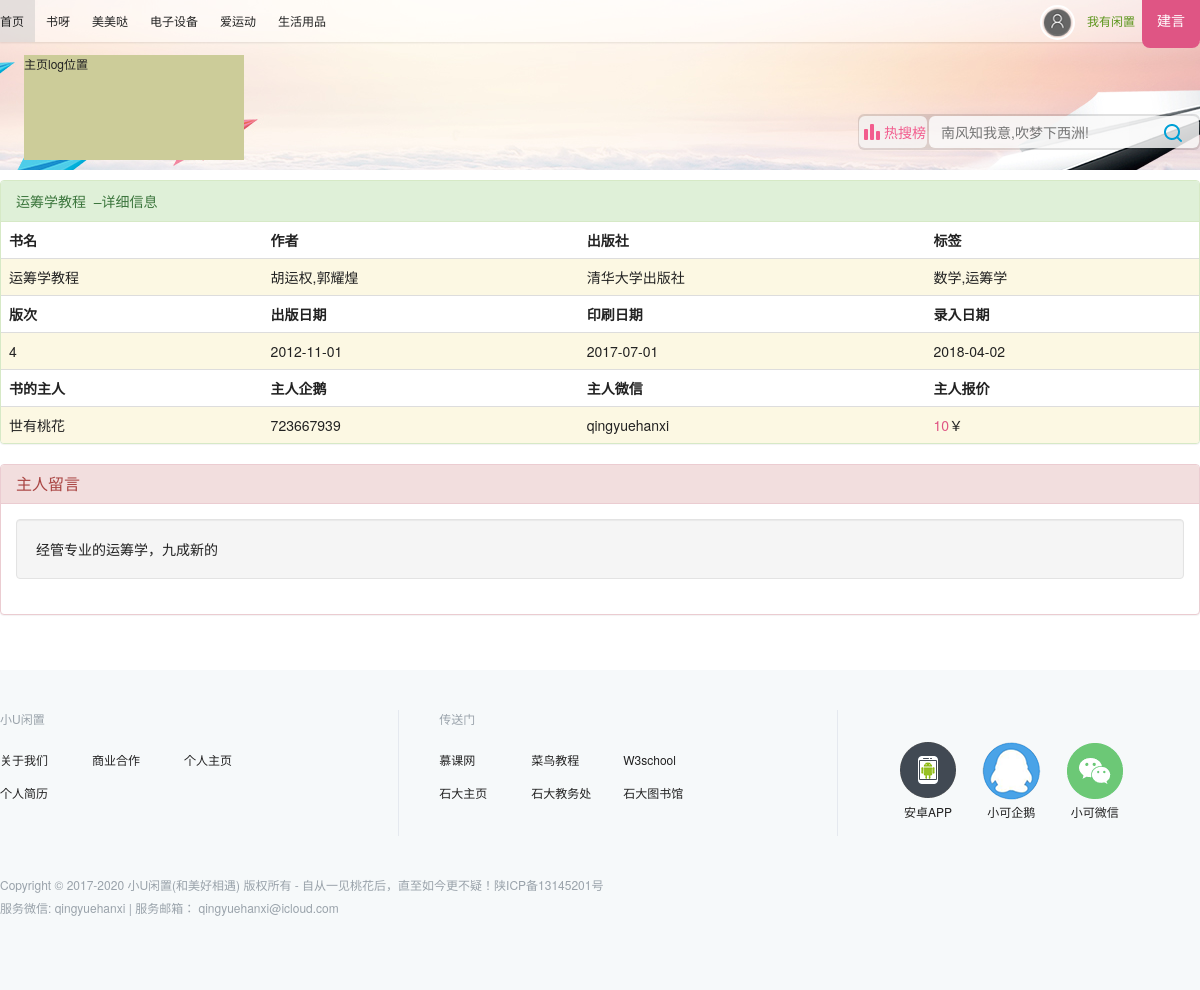
The page /module_books/book-detail.php?id_book=3 on the database its author committed.
### tables this page shows
CREATE TABLE `books` (
  `id` int(11) NOT NULL AUTO_INCREMENT COMMENT '编号 主键',
  `title` varchar(30) NOT NULL COMMENT '书名',
  `author` varchar(30) NOT NULL COMMENT '作者 多名作者 以英文逗号分隔',
  `press` varchar(25) NOT NULL COMMENT '出版社',
  `edition` int(11) NOT NULL DEFAULT '1' COMMENT '版次 未填写则是第一版',
  `label` varchar(25) DEFAULT NULL COMMENT '标签，书的类型，可以多个，以英文逗号分隔',
  `publishdate` date NOT NULL COMMENT '出版日期',
  `printdate` date NOT NULL COMMENT '印刷日期',
  `enteringdate` date NOT NULL COMMENT '录入数据库日期',
  `username` varchar(20) NOT NULL COMMENT '书的主人',
  `price` tinyint(4) NOT NULL COMMENT '书的主人出示的价格 <=300',
  `comment` text COMMENT '主人对书的简介',
  PRIMARY KEY (`id`)
);

CREATE TABLE `user_detail` (
  `username` varchar(20) NOT NULL COMMENT '用户名',
  `sex` tinyint(4) DEFAULT '1' COMMENT '性别，1-女，2-男，其他-保密',
  `nickname` varchar(20) DEFAULT NULL COMMENT '用户昵称',
  `enrolldate` date DEFAULT NULL COMMENT '注册日期',
  `latestlogindate` date DEFAULT NULL COMMENT '最后登录日期',
  PRIMARY KEY (`username`)
);

CREATE TABLE `user_contact_way` (
  `username` varchar(20) NOT NULL,
  `phone` bigint(11) DEFAULT NULL,
  `qq` bigint(11) DEFAULT NULL,
  `wechat` varchar(20) DEFAULT NULL,
  `mail` varchar(50) DEFAULT NULL,
  PRIMARY KEY (`username`)
);

### php/pdo_connect.php (called while the page is built, shortened)
<?php
function getPdo(){
	$host = "127.0.0.1";
	$db_name = "syth";
	$user = "shiyoutaohua";
	$password = "12345687";
	$dsn = "mysql:host=$host;dbname=$db_name";
	try{
		$pdo = new PDO($dsn, $user, $password);
	}catch(Exception $e){
		$e->getMessage();
	}
	$pdo ->query("set names utf8");
	return $pdo;
}
?>

### php/get_all_book_info_by_id.php (called while the page is built, shortened)
<?php
require_once("pdo_connect.php");
class SingleBookInfo{
	private $id_book,$resultArray, $sql;
	public function __construct($id_book){
		@$this->pdo = getPdo();
		$this->sql = "SELECT * FROM books WHERE id=$id_book";
		try{
			$result = $this->pdo->query($this->sql);
			$this->resultArray = $result->fetch(PDO::FETCH_ASSOC);
		}
		catch(Exception $e){
			$e->getMessage();
		}
	}
	function getTitle(){
		return $this->resultArray["title"];
	}
	function getAuthor(){
		return $this->resultArray["author"];
	}
	function getPress(){
		return $this->resultArray["press"];
	}
	function getEdition(){
		return $this->resultArray["edition"];
	}
	function getLabel(){
		return $this->resultArray["label"];
	}
	function getPublishDate(){
		return $this->resultArray["publishdate"];
	}
	function getPrintDate(){
		return $this->resultArray["printdate"];
	}
	function getEnteringDate(){
		return $this->resultArray["enteringdate"];
	}
	function getUsername(){
		return $this->resultArray["username"];
	}
	function getPrice(){
		return $this->resultArray["price"];
	}
	function getComment(){
		if(is_null($this->resultArray["comment"]) || ("" === ($this->resultArray["comment"])))
		{
			return "主人对这本书无言以对~";
		}
		else
		{
			return $this->resultArray["comment"];
		}
	}
}
?>

### php/get_all_user_info_by_username.php (called while the page is built, shortened)
<?php
require_once("pdo_connect.php");
class SingleUserInfo{
	public $username, $resultArray_core, $resultArray_contact_way, $resultArray_detail, $sql_core, $sql_contact_way, $sql_detail;
	public function __construct($username){
		$this->pdo = getPdo();
		$this->sql_core = "SELECT * FROM user_core WHERE username='".$username."'";
		$this->sql_contact_way = "SELECT * FROM user_contact_way WHERE username='".$username."'";
		$this->sql_detail = "SELECT * FROM user_detail WHERE username='".$username."'";
		try{
			$result_core = $this->pdo->query($this->sql_core);
			$result_contact = $this->pdo->query($this->sql_contact_way);
			$this->resultArray_contact_way = $result_contact->fetch(PDO::FETCH_ASSOC);
			$result_detail = $this->pdo->query($this->sql_detail);
			$this->resultArray_detail = $result_detail->fetch(PDO::FETCH_ASSOC);
		}catch(Exception $e){
			$e->getMessage();
		}
	}
	function getNickName(){
		return $this->resultArray_detail["nickname"];
	}
	function getQQ(){
		return $this->resultArray_contact_way["qq"];
	}
	function getWeChat(){
		return $this->resultArray_contact_way["wechat"];
	}
}
?>

### module_books/book-detail.php (the view, shortened to what this page needs)
<!doctype html>
<html>
<head>
<link href="../css/header.css" rel="stylesheet" type="text/css">
<link href="../css/book-detail.css" rel="stylesheet" type="text/css">
<link href="../css/footer.css" rel="stylesheet" type="text/css">
<link rel="stylesheet" href="http://cdn.bootcss.com/bootstrap/3.3.7/css/bootstrap.min.css">
<?php
	include_once("../php/get_all_book_info_by_id.php");
	include_once("../php/get_all_user_info_by_username.php");
?>
</head>
<body>
	<header>
    	<div class="minitop">
        	<div class="box1">
            	<ul>
                	<a href="../index.php"><li class="li_1" title="首页-U你真好">首页</li></a>
                    <a href="../404.html" target="new" title="二手书"><li>书呀</li></a>
                    <a href="../404.html" target="new" title="护肤品&衣服"><li>美美哒</li></a>
                    <a href="../404.html" target="new" title="电子设备"><li>电子设备</li></a>
                    <a href="../404.html" target="new" title="运动健身器材"><li>爱运动</li></a>
                    <a href="../404.html" target="new" title="生活用品"><li>生活用品</li></a>
                </ul>
                <div class="login-feedback">
					<a><div class="suggest" title="我们乐意倾听你!">建言</div></a>
					<a><div class="upload">我有闲置</div></a>
					<a href="../login.php" target="_top" title="登录">
						<div id="login-ico" class="login">
							<img width="35" height="35" src="../images/user-ico/unlogin.png">
						</div>
					</a>
                </div>
            </div>
        </div>
        <div class="topbox">
        	<div class="log_search">
        		<a href="" class="log">主页log位置</a>
            	<div class="search_newest">
            		<a href="404.html" target="new" class="newest" title="大家都在找什么?">
                		<span>热搜榜</span>
                	</a>
                	<div class="search">
                    	<form id="form1" method="get" action="../search.php">
                            <input id="word-search" name="keyword" type="search" placeholder="南风知我意,吹梦下西洲!">
                            <button name="search" type="submit" title="查找"></button>
                        </form>
                	</div>
            	</div>
            </div>
        </div>
    </header>
	<div class="mainbox">
		<?php
			if(isset($_REQUEST["id_book"]) && $_REQUEST["id_book"] != null){
				$id_book = $_REQUEST["id_book"];
			}
			else{
				$id_book = 0;
			}
			$singleBookInfo = new SingleBookInfo($id_book);
			$singleUserInfo = new SingleUserInfo($singleBookInfo->getUsername());
		?>
		<div class="panel panel-success">
			<div class="panel-heading"><?php echo $singleBookInfo->getTitle();?>&nbsp;&nbsp;&ndash;详细信息</div>
			<table class="table">
				<th>书名</th><th>作者</th><th>出版社</th><th>标签</th>
				<tr class="warning">
					<td><?php echo $singleBookInfo->getTitle();?></td>
					<td><?php echo $singleBookInfo->getAuthor();?></td>
					<td><?php echo $singleBookInfo->getPress();?></td>
					<td><?php echo $singleBookInfo->getLabel();?></td>
				</tr>
				<th>版次</th><th>出版日期</th><th>印刷日期</th><th>录入日期</th>
				<tr class="warning">
					<td><?php echo $singleBookInfo->getEdition();?></td>
					<td><?php echo $singleBookInfo->getPublishDate();?></td>
					<td><?php echo $singleBookInfo->getPrintDate();?></td>
					<td><?php echo $singleBookInfo->getEnteringDate();?></td>
				</tr>
				<th>书的主人</th><th>主人企鹅</th><th>主人微信</th><th>主人报价</th>
				<tr class="warning">
					<td><?php echo $singleUserInfo->getNickName();?></td>
					<td><?php echo $singleUserInfo->getQQ();?></td>
					<td><?php echo $singleUserInfo->getWeChat();?></td>
					<td><?php echo "<span style='color:#df5584'>",$singleBookInfo->getPrice(),"</span>￥";?></td>
				</tr>
			</table>
		</div>
		<div class="panel panel-danger">
			<div class="panel-heading">
				<h3 class="panel-title">主人留言</h3>
			</div>
			<div class="panel-body">
				<div class="well"><?php echo $singleBookInfo->getComment();?></div>
			</div>
		</div>
	</div>
    <footer>
    	<div class="wrapgate-about">
        	<table>
            	<tr>
                	<td>
						<span>小U闲置</span>
						<p><a>关于我们</a></p>
						<p><a>商业合作</a></p>
						<p><a>个人主页</a></p>
						<p><a>个人简历</a></p>
					</td>
                    <td>
						<span>传送门</span>
						<p><a href="https://www.imooc.com" title="慕课网" target="new">慕课网</a></p>
						<p><a href="http://www.runoob.com" title="菜鸟教程" target="new">菜鸟教程</a></p>
						<p><a href="http://www.w3school.com.cn" title="W3school" target="new">W3school</a></p>
						<p><a href="http://www.xapi.edu.cn" title="西安石油大学主页" target="new">石大主页</a></p>
						<p><a href="http://jwch.xsyu.edu.cn/index.html" title="西安石油大学教务处" target="new">石大教务处</a></p>
						<p><a href="http://lib.xsyu.edu.cn" title="西安石油大学图书馆" target="new">石大图书馆</a></p>
					</td>
                    <td>
                    	<div class="app-download">
                        	<i></i>
                            安卓APP
                        </div>
                        <div class="qq">
                        	<i></i>
                            小可企鹅
                        </div>
                        <div class="wechat">
                        	<i></i>
                            小可微信
                        </div>
                    </td>
                </tr>
            </table>
        </div>
        <div class="copyright">
        	<p>Copyright © 2017-2020 小U闲置(和美好相遇) 版权所有 - 自从一见桃花后，直至如今更不疑！陕ICP备13145201号</p>
			<p>服务微信: qingyuehanxi | 服务邮箱： qingyuehanxi@icloud.com</p>
        </div>
	</footer>
</body>
</html>

### css/header.css (style rules this page uses)
*,button,p,table,tr,td,ul,li,aside,img,h1,h2,h3,h4,h5,h6 { margin:0; padding:0; color:rgba(34,34,34,1); }
a { color:rgba(34,34,34,1); text-decoration:none; cursor:pointer; }
html,body { font-size:12px; width:100%; height:100%; margin:0; padding:0; }
ul { list-style-type:none; }
header { width:100%; height:229px; }
header .minitop { height:42px; background-color:rgba(255,255,255,0.4); box-shadow:rgba(0, 0, 0, 0.1) 0px 1px 2px 0px; line-height:15px; font-weight:400; position:absolute; top:0; left:0; right:0; margin:0 auto; z-index:1; }
header .minitop .box1 { width:1200px; height:42px; position:absolute; top:0; left:0; right:0; bottom:0; margin:0 auto; }
header .minitop ul li { padding:0 11px; float:left; line-height:42px; }
header .minitop ul .li_1 { padding-left:0; }
header .minitop .login-feedback { width:200px; height:42px; position:absolute; top:0; right:0; }
header .minitop .login-feedback .suggest { width: 58px; height: 48px; float: right; border-radius: 0 0 8px 8px; background-color: #df5584; font-size: 14px; font-weight: 400; color: #FFF; text-align: center; line-height: 40px; }
header .minitop .login-feedback .login { display: block; width: 35px; height: 35px; float: right; margin-right: 10px; margin-top: 5px; }
header .minitop .login-feedback .login img { border-radius: 35px; border: 2px solid #fff; box-sizing: border-box; }
header .minitop .login-feedback .upload { width: 52px; height: 42px; line-height: 42px; margin-right: 5px; color: #5b951b; text-align: center; float: right; }
header .topbox { width: 100%; height:170px; position:absolute; top:0; left:0; right:0; margin:0 auto; background-color: #eee; background-image:url(../images/bg_header_index.png); background-repeat:no-repeat; background-position: center -10px; }
header .log_search { width:1200px; height:170px; position:absolute; top:0px; left:0; right:0; margin:auto; }
header .log_search .log { width:220px; height:105px; position:absolute; top:55px; left:24px; right:916px; bottom:10px; display:block; background-color:rgba(204,204,153,1); }
header .log_search .search_newest { width:342px; height:36px; position:absolute; top:114px; right:0; bottom:20px; background-color:rgba(0,0,0,0.12); border-radius:6px; }
header .log_search .search_newest .newest { width:68px; height:32px; position:absolute; top:2px; left:1px; right:auto; bottom:2px; border-radius:6px; background-color:rgba(255,255,255,0.7); font-size:14px; line-height:32px; background-image:url(../images/icons.png); background-position:-659px -655px; }
header .log_search .search_newest .newest span { display:inline-block; color:rgb(242,93,142); margin-left:25px; }
header .log_search .search_newest .search { width:270px; height:32px; position:absolute; top:2; left:auto; right:1px; bottom:2px; background-color:rgba(255,255,255,0.8); border-radius:6px; }
header .log_search .search_newest .search input { width:200px; height:32px; border:none; padding:0 12px; border-bottom-left-radius:6px; border-top-left-radius:6px; background-color:rgba(255,255,255,0.1); }
header .log_search .search_newest button { width:48px; height:32px; position:absolute; top:2px; left:294; right:0px; bottom:2px; background-attachment:scroll; background-image:url(../images/icons.png); background-position:-650px -722px; background-repeat:repeat; background-clip:padding-box; background-color:rgba(0,0,0,0); border:none; }

### css/book-detail.css (style rules this page uses)
.mainbox { width: 1200px; height: 500px; position: absolute; top: 170px; left: 0; right: 0; margin: 0 auto; padding-top: 10px; }

### module_books/book-detail.php (style rules this page uses)
body a { font-size: 12px; color: rgba(34,34,34,1); }
footer { top: 670px; font-size: 12px; }
.wrapgate-about table td:first-child { width: 400px; }
.wrapgate-about table td:nth-child(2) { width: 440px; }

### rows shown on the page
books: title "运筹学教程", author "胡运权,郭耀煌", press "清华大学出版社", label "数学,运筹学", edition "4", publishdate "2012-11-01", printdate "2017-07-01", enteringdate "2018-04-02", price "10", comment "经管专业的运筹学，九成新的"
user_detail: nickname "世有桃花"
user_contact_way: qq "723667939", wechat "qingyuehanxi"
